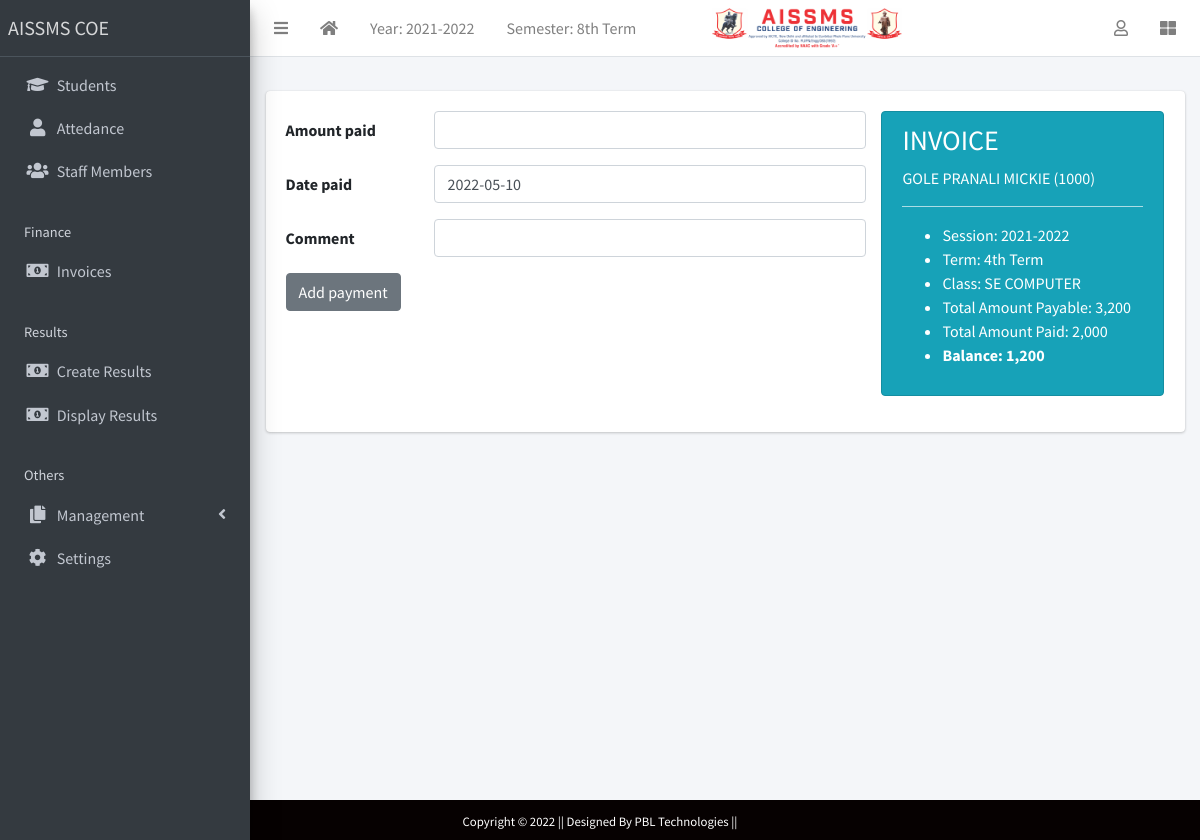
The app's page /finance/receipt/create?invoice=4 (signed in) with its own data.
### apps/corecode/models.py (models this page shows)
class AcademicSession(models.Model):
    name = models.CharField(max_length=200, unique=True)
    current = models.BooleanField(default=True)
    class Meta:
        ordering = ["-name"]
    def __str__(self):
        return self.name

class AcademicTerm(models.Model):
    name = models.CharField(max_length=20, unique=True)
    current = models.BooleanField(default=True)
    class Meta:
        ordering = ["name"]
    def __str__(self):
        return self.name

class StudentClass(models.Model):
    name = models.CharField(max_length=200, unique=True)
    class Meta:
        verbose_name = "Class"
        verbose_name_plural = "Classes"
        ordering = ["name"]
    def __str__(self):
        return self.name

### apps/finance/models.py (models this page shows, shortened)
class Invoice(models.Model):
    student = models.ForeignKey(Student, on_delete=models.CASCADE)
    session = models.ForeignKey(AcademicSession, on_delete=models.CASCADE)
    term = models.ForeignKey(AcademicTerm, on_delete=models.CASCADE)
    class_for = models.ForeignKey(StudentClass, on_delete=models.CASCADE)
    balance_from_previous_term = models.IntegerField(default=0)
    status = models.CharField(
        max_length=20,
        choices=[("active", "Active"), ("closed", "Closed")],
        default="active",
    )
    class Meta:
        ordering = ["student", "term"]
    def __str__(self):
        return f"{self.student}"
    def balance(self):
        payable = self.total_amount_payable()
        paid = self.total_amount_paid()
        return payable - paid
    def amount_payable(self):
        items = Pending_Fees.objects.filter(invoice=self)
        total = 0
        for item in items:
            total += item.amount
        return total
    def total_amount_payable(self):
        return self.balance_from_previous_term + self.amount_payable()
    def total_amount_paid(self):
        receipts = Receipt.objects.filter(invoice=self)
        amount = 0
        for receipt in receipts:
            amount += receipt.amount_paid
        return amount

class Pending_Fees(models.Model):
    invoice = models.ForeignKey(Invoice, on_delete=models.CASCADE)
    description = models.CharField(max_length=200)
    amount = models.IntegerField()

class Receipt(models.Model):
    invoice = models.ForeignKey(Invoice, on_delete=models.CASCADE)
    amount_paid = models.IntegerField()
    date_paid = models.DateField(default=timezone.now)
    comment = models.CharField(max_length=200, blank=True)

### apps/students/models.py (models this page shows, shortened)
class Student(models.Model):
    STATUS_CHOICES = [("active", "Active"), ("inactive", "Inactive")]
    GENDER_CHOICES = [("male", "Male"), ("female", "Female")]
    current_status = models.CharField(
        max_length=10, choices=STATUS_CHOICES, default="active"
    )
    registration_number = models.CharField(max_length=200, unique=True)
    surname = models.CharField(max_length=200)
    firstname = models.CharField(max_length=200)
    other_name = models.CharField(max_length=200, blank=True)
    gender = models.CharField(max_length=10, choices=GENDER_CHOICES, default="male")
    date_of_birth = models.DateField(default=timezone.now)
    current_class = models.ForeignKey(
        StudentClass, on_delete=models.SET_NULL, blank=True, null=True
    )
    date_of_admission = models.DateField(default=timezone.now)
    mobile_num_regex = RegexValidator(
        regex="^[0-9]{10,15}$", message="Entered mobile number isn't in a right format!"
    )
    parent_mobile_number = models.CharField(
        validators=[mobile_num_regex], max_length=13, blank=True
    )
    address = models.TextField(blank=True)
    others = models.TextField(blank=True)
    passport = models.ImageField(blank=True, upload_to="students/passports/")
    class Meta:
        ordering = ["surname", "firstname", "other_name"]
    def __str__(self):
        return f"{self.surname} {self.firstname} {self.other_name} ({self.registration_number})"

### apps/finance/views.py (the view, shortened to what this page needs)
# urls.py: path("receipt/create", ReceiptCreateView.as_view(), name="receipt-create"),
class ReceiptCreateView(LoginRequiredMixin, CreateView):
    model = Receipt
    fields = ["amount_paid", "date_paid", "comment"]
    success_url = reverse_lazy("invoice-list")
    def get_context_data(self, **kwargs):
        context = super(ReceiptCreateView, self).get_context_data(**kwargs)
        invoice = Invoice.objects.get(pk=self.request.GET["invoice"])
        context["invoice"] = invoice
        return context

### apps/corecode/context_processors.py (called while the page is built)
def site_defaults(request):
    current_session = AcademicSession.objects.get(current=True)
    current_term = AcademicTerm.objects.get(current=True)
    vals = SiteConfig.objects.all()
    contexts = {
        "current_session": current_session.name,
        "current_term": current_term.name,
    }
    for val in vals:
        contexts[val.key] = val.value
    return contexts

### apps/finance/templates/finance/receipt_form.html (shortened to what this page needs)
{% extends 'base.html' %}
{% load humanize %}
{% block content %}
<div class="row">
  <div class="col-8">
    <form action="" method="POST">
      {% include 'corecode/form_snippet.html' %}
      <input type="submit" class="btn btn-secondary" value="Add payment">
    </form>
  </div>
  <div class="col-4">
    <div class="alert alert-info" role="alert">
      <h3>INVOICE</h3>
      <p>{{invoice | upper}}</p>
      <hr>
      <ul>
        <li>Session: {{ invoice.session }}</li>
        <li>Term: {{ invoice.term }}</li>
        <li>Class: {{ invoice.class_for }}</li>
        <li>Total Amount Payable: {{invoice.total_amount_payable | intcomma }}
        </li>
        <li>Total Amount Paid: {{ invoice.total_amount_paid | intcomma }}</li>
        <li><strong>Balance: {{invoice.balance | intcomma }}</strong></li>
      </ul>
    </div>
  </div>
</div>
{% endblock content %}

### templates/base.html (shortened to what this page needs)
{% load static %}
<!DOCTYPE html>
<html lang="en">
<head>
  <link rel="stylesheet" href="{% static 'plugins/fontawesome-free/css/all.min.css' %}">
  <link rel="stylesheet" href="{% static 'plugins/toastr/toastr.min.css' %}">
  <link rel="stylesheet" href="{% static 'plugins/overlayScrollbars/css/OverlayScrollbars.min.css' %}">
  <link rel="stylesheet" href="{% static 'plugins/Datatables/datatables.min.css' %}" />
  <link rel="stylesheet" href="{% static 'dist/css/adminlte.min.css' %}">
</head>
<body class="hold-transition sidebar-mini layout-fixed layout-navbar-fixed layout-footer-fixed">
  <div class="wrapper">
    <nav class="main-header navbar navbar-expand navbar-white navbar-light">
      <ul class="navbar-nav">
        <li class="nav-item">
          <a class="nav-link" data-widget="pushmenu" href="#" role="button"><i class="fas fa-bars"></i></a>
        </li>
        <li class="nav-item d-none d-sm-inline-block">
          <a href="{% url 'home' %} " class="nav-link"><i class="fa fa-home"></i></a>
        </li>
        <li class="nav-item d-none d-sm-inline-block">
          <a href="{% url 'current-session' %}" class="nav-link">Year: {{ current_session }}</a>
        </li>
        <li class="nav-item d-none d-sm-inline-block">
          <a href="{% url 'current-session' %}" class="nav-link">Semester: {{ current_term }}</a>
        </li>
        <li class="nav-item d-none d-sm-inline-block">
          <img style="height: 40px; width: 250px; padding-left: 60px;" src="{% static 'dist/img/logo-COE.png' %}"
            alt="">
        </li>
      </ul>
      <ul class="navbar-nav ml-auto">
        <li class="nav-item dropdown">
          <a class="nav-link" data-toggle="dropdown" href="#">
            <i class="far fa-user"></i>
          </a>
        </li>
        <li class="nav-item">
          <a class="nav-link" data-widget="control-sidebar" data-slide="true" href="#" role="button"><i
              class="fas fa-th-large"></i></a>
        </li>
      </ul>
    </nav>
    <aside class="main-sidebar sidebar-dark-primary elevation-4">
      <a href="{% url 'home' %}" class="brand-link">AISSMS COE</a>
      <div class="sidebar">
        <nav class="mt-2">
          <ul class="nav nav-pills nav-sidebar flex-column" data-widget="treeview" role="menu" data-accordion="false">
            <li class="nav-item">
              <a href="{% url 'student-list' %}" class="nav-link">
                <i class="nav-icon fas fa-graduation-cap"></i>
                <p>
                  Students
                </p>
              </a>
            </li>
            <li class="nav-item">
              <a href="#" class="nav-link">
                <i class="nav-icon fas fa-user"></i>
                <p href="#">
                  Attedance
                </p>
              </a>
            </li>
            <li class="nav-item">
              <a href="{% url 'staff-list' %}" class="nav-link">
                <i class="nav-icon fas fa-users"></i>
                <p>
                  Staff Members
                </p>
              </a>
            </li>
            <li class="nav-header">Finance</li>
            <li class="nav-item">
              <a href="{% url 'invoice-list' %}" class="nav-link">
                <i class="nav-icon fas fa-money-bill-alt"></i>
                <p>
                  Invoices
                </p>
              </a>
            </li>
            <li class="nav-header">Results</li>
            <li class="nav-item">
              <a href="{% url 'create-result' %}" class="nav-link">
                <i class="nav-icon fas fa-money-bill-alt"></i>
                <p>
                  Create Results
                </p>
              </a>
            </li>
            <li class="nav-item">
              <a href="{% url 'view-results' %}" class="nav-link">
                <i class="nav-icon fas fa-money-bill-alt"></i>
                <p>
                  Display Results
                </p>
              </a>
            </li>
            <li class="nav-header">Others</li>
            <li class="nav-item has-treeview">
              <a href="#" class="nav-link">
                <i class="nav-icon fas fa-copy"></i>
                <p>
                  Management
                  <i class="fas fa-angle-left right"></i>
                </p>
              </a>
            </li>
            <li class="nav-item">
              <a href="{% url 'configs' %}" class="nav-link">
                <i class="nav-icon fas fa-cog"></i>
                <p>
                  Settings
                </p>
              </a>
            </li>
          </ul>
        </nav>
      </div>
    </aside>
    <div class="content-wrapper">
      <section class="content-header">
      </section>
      <section class="content">
        <div class="container-fluid">
          <div class="row">
            <div class="col-md-12">
              {% block fullcard %}
              <div class="card">
                <div class="card-body">
                  <div class="row">
                    <div class="col">
                      {% block content %}
                      {% endblock content %}
                    </div>
                  </div>
                </div>
              </div>
              {% endblock fullcard %}
            </div>
          </div>
        </div>
      </section>
    </div>
  </div>
  <footer class="container-fluid  text-center p-2 " style="background-color: rgb(6, 1, 1);">
    <small class="text-white" style="background-color: rgb(6, 1, 1);">Copyright &copy; 2022 || Designed By PBL
      Technologies || </small>
  </footer>
</body>
</html>

### records on screen
AcademicSession: name "2021-2022"
AcademicTerm: name "8th Term"
Invoice: student.registration_number "GOLE PRANALI MICKIE (1000)", session "2021-2022", term "4th Term", class_for "SE COMPUTER", total_amount_payable "3,200", total_amount_paid "2,000", balance "1,200"

### other values on screen
{{ field.label }} "Amount paid" "Date paid" "Comment"
